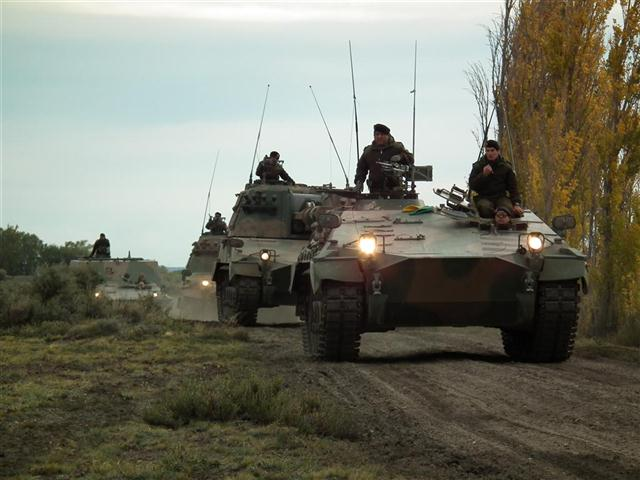
#> input picture images/87D11A865.jpg, 640 x 480 px; its folder holds 2 pictures in this run
$ python videomaker.py
#> lines starting #> are read from the running program, lines starting #| are printed output that depends on the picture
#!/usr/bin/python3

import cv2
import argparse
import os
from mutagen.mp3 import MP3
from datetime import datetime
import logging
import subprocess
import PIL.Image
import numpy as np

def get_args():
    # Construct the argument parser and parse the arguments
    ap = argparse.ArgumentParser()
    ap.add_argument("-I", "--imagefolder", required=False, default='./images', help="Image folder. default is './images'")
    ap.add_argument("-M", "--musicfolder", required=False, default='./musics', help="Music folder. default is './music'")
    ap.add_argument("-ie", "--imageext", required=False, default='jpg', help="Image extension name. default is 'png'.")
    ap.add_argument("-me", "--musicext", required=False, default='mp3', help="Music extension name. default is 'mp3'.")
    ap.add_argument("-O", "--output", required=False, default='./output', help="Output Video folder")
    ap.add_argument("-ve", "--videoext", required=False, default='mp4', help="Output Video Fomart")
    ap.add_argument("-v","--verbose", help="increase output verbosity", action="store_true")

    args = vars(ap.parse_args())
    return args

# Get files from a folder that match the extension
def get_files(folder, ext):
    files = []
    for f in os.listdir(folder):
        if f.endswith(ext):
            files.append(os.path.join(folder,f))
    return files


# create the video
# image and music = full path to files
# output = full path of the new video (path/to/folder/video_name.mp4)
#
def create_video(image, music, video_ext ,location_folder):
    output = os.path.join(location_folder, get_video_name(image, music))
    if not video_ext.startswith('.'):
        video_ext = '.' + video_ext
    subprocess.call(["ffmpeg", "-loop","1" ,"-y","-i", image, "-i", music, "-acodec", "copy", "-vcodec", "mpeg4", "-shortest", output+video_ext])

# function to create the video name, now its the exactly time of its creation
def get_video_name(image, music):
    name, ext = os.path.basename(music).split('.')
    return name


# Main function
def main():

    # just set the parameters to variables
    args = get_args()
    if args['verbose']:
        logging.basicConfig(level=logging.DEBUG)
    else:
        logging.basicConfig(level=logging.DEBUG)

    image_ext = args['imageext']
    image_folder = args['imagefolder']
    music_folder = args['musicfolder']
    music_ext = args['musicext']
    output_folder = args['output']
    video_extension = args['videoext']

    # all images from the folder
    images = get_files(folder=image_folder, ext=image_ext)
    logging.debug("Found %s images on %s" % (len(images), image_folder))

    cimages = []
    for f in build_images(image_folder, image_ext):
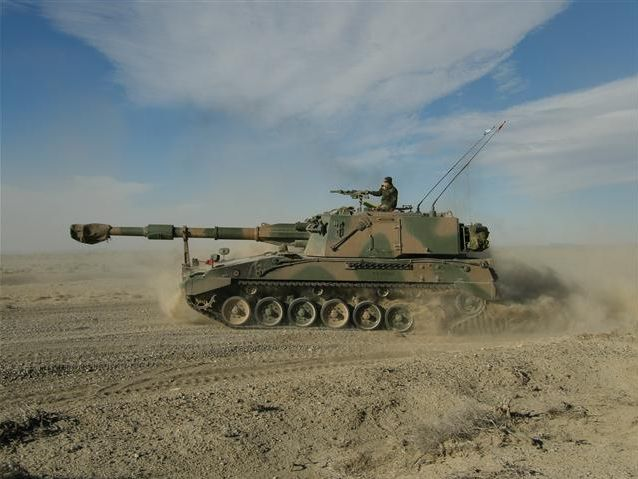
#> input picture images/51DD8B24B.jpg, 638 x 479 px
#> ``:
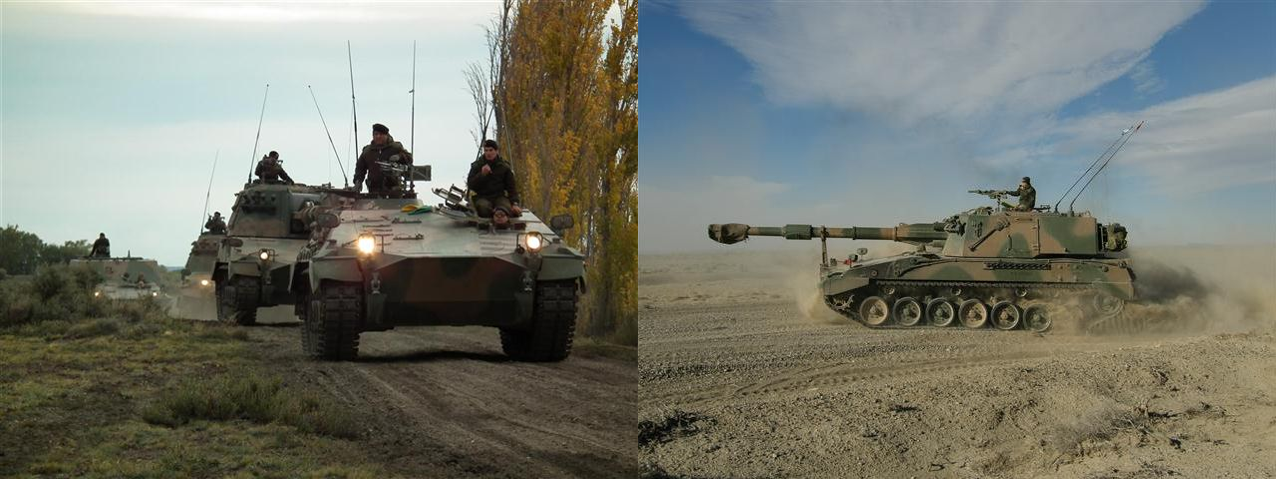
#> saved as combined.jpg: PIL image 1276x479 RGB; mean R, G, B 118.8, 121.5, 111
        cimages.append(f)

    # all music from the folder
    musics = get_files(folder=music_folder, ext=music_ext)
    logging.debug("Found %s musics on %s" % (len(musics), music_folder))

    # create a video made of 1 image with  soundtrack made of 1 music
    for image, music in zip(images, musics):
        create_video(image, music, video_extension ,output_folder)

def build_images(basedir, ext):
    for root, dirs, fnames in os.walk(basedir):
        imgs = []
        for f in fnames:
            if f.endswith(ext):
                imgs.append(PIL.Image.open(os.path.join(root, f)))
        if len(imgs) == 1:
            yield imgs[0]

        min_shape = sorted( [(np.sum(i.size), i.size ) for i in imgs])[0][1]
        img_comb = np.hstack( (np.asarray( i.resize(min_shape) ) for i in imgs ) )
        dest_dir = os.path.join(root,'after')
        if not os.path.exists(dest_dir):
            logging.info('Criando Diretorio: %s' % dest_dir)
            os.mkdir(dest_dir)

        img_name = os.path.join(dest_dir, 'combined.' + ext)
        logging.info('Salvando Imagem: %s' % img_name)
        img_comb = PIL.Image.fromarray( img_comb)
        img_comb.save(img_name)
        yield img_name

if __name__=="__main__":
#> (the run stopped early here; a loop or call above may not have finished)
